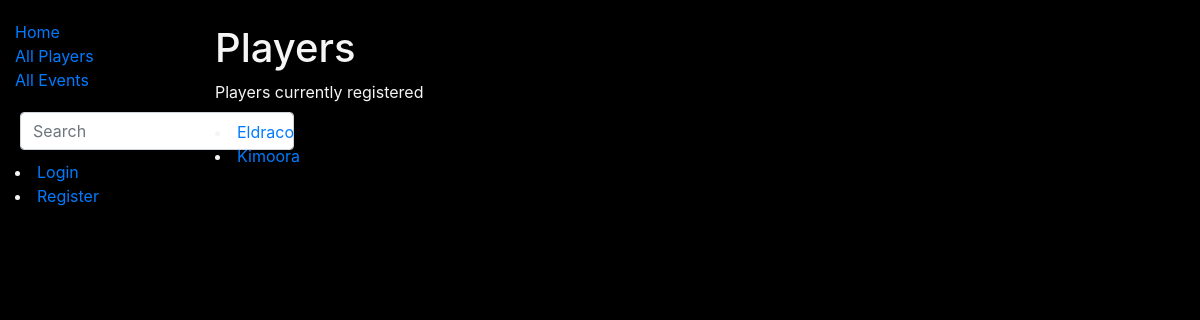
The page /library/players/ on the database as committed earlier.
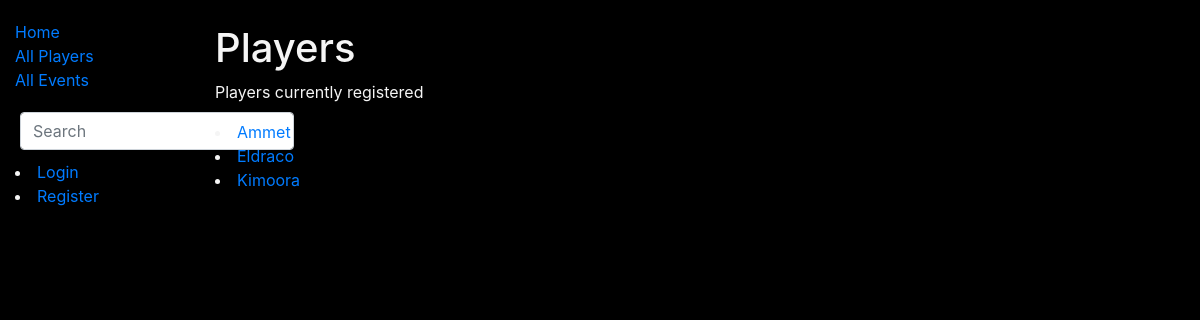
The same page on the database as committed later.
### library/models.py (models this page shows, shortened)
class WowPlayer(models.Model):
    nickname = models.CharField('Nickname', max_length=30)
    description = models.TextField('About you', max_length=2000, default='')
    gold = models.IntegerField('How thick is your wallet', null=True)
    class Meta:
        verbose_name = 'Player'
        verbose_name_plural = 'Players'
        ordering = ['nickname']
    def __str__(self):
        return f'{self.nickname}'
    def display_chars(self):
        return ', '.join(char.char_title for char in self.chars.all()[:3])
    display_chars.short_description = 'Chars'

### library/views.py (the view)
# urls.py: path('players/', views.players, name='players'),
def players(request):
    players = WowPlayer.objects.all()
    context = {
        'players': players
    }
    print(players)
    return render(request, 'players.html', context=context)

### library/templates/players.html
{% extends "base.html" %}
{% block content %}
  <h1>Players</h1>
  <p>Players currently registered</p>
  {% for p in players %}
  <li><a href="{% url 'player' p.id %}">{{p.nickname}}</a></li>
    {% endfor %}
{% endblock %}

Rows that differ between the two databases and show on the page:
added WowPlayer: nickname "Ammet"
